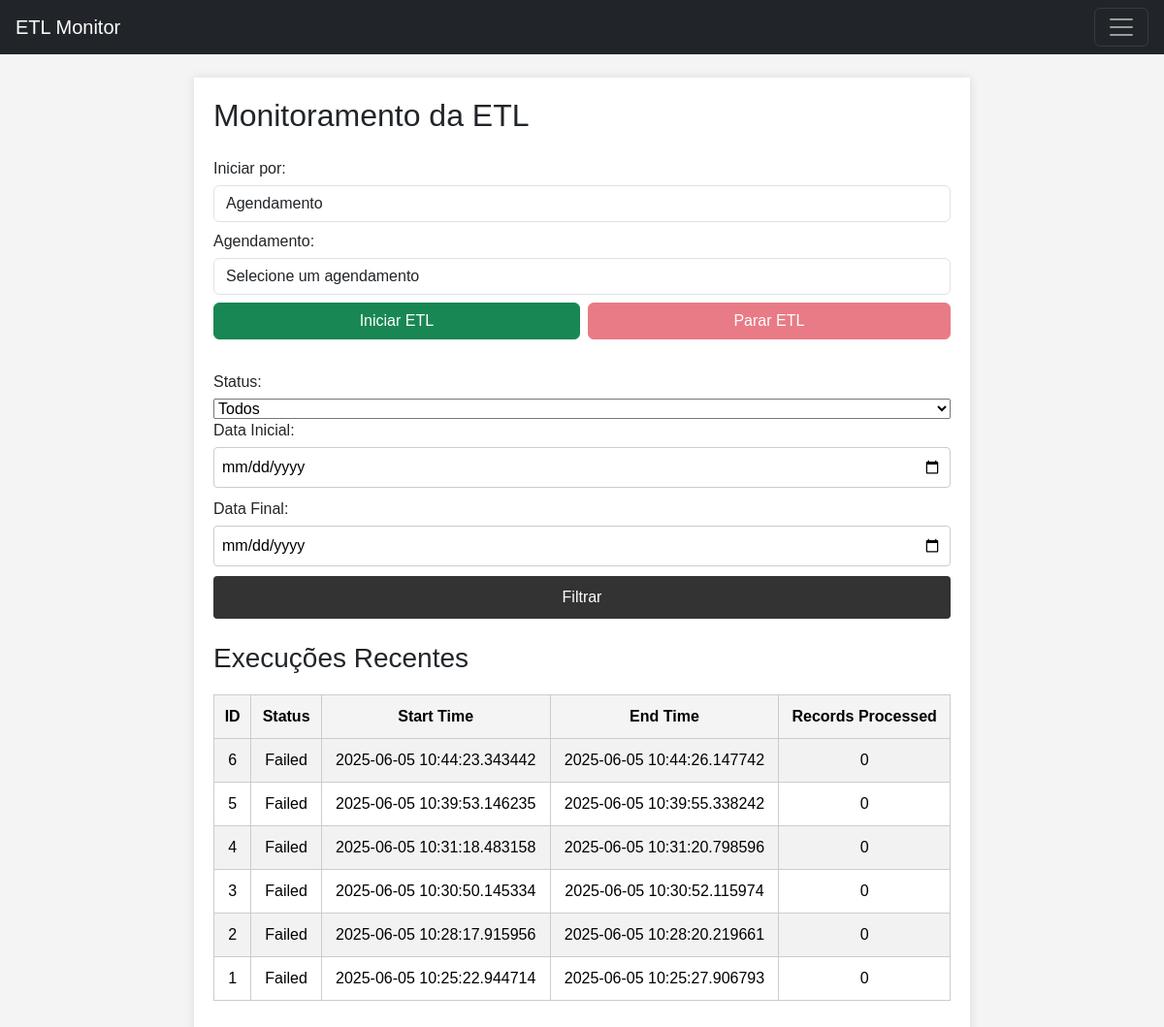
Screenshot of / (signed in) with the database file from the repository.
### database/models.py (models this page shows)
class Execution(db.Model):
    id = db.Column(db.Integer, primary_key=True)
    schedule_id = db.Column(db.Integer, db.ForeignKey('schedule.id', ondelete='SET NULL'))
    user_id = db.Column(db.Integer, db.ForeignKey('user.id', ondelete='CASCADE'), nullable=True)  # Tornar opcional
    start_time = db.Column(db.DateTime, default=datetime.datetime.now)
    end_time = db.Column(db.DateTime, nullable=True)
    status = db.Column(db.String(50), nullable=False)
    records_processed = db.Column(db.Integer, default=0)
    details = db.Column(db.Text)

### web/monitor.py (the view)
@app.route('/')
@login_required
def dashboard():
    status_filter = request.args.get('status')
    start_date = request.args.get('start_date')
    end_date = request.args.get('end_date')
    query = Execution.query.order_by(Execution.start_time.desc())
    if status_filter:
        query = query.filter(Execution.status == status_filter)
    if start_date:
        query = query.filter(Execution.start_time >= datetime.datetime.strptime(start_date, '%Y-%m-%d'))
    if end_date:
        query = query.filter(Execution.start_time <= datetime.datetime.strptime(end_date, '%Y-%m-%d'))
    executions = query.all()
    return render_template('dashboard.html', executions=executions)

### web/monitor.py (called while the page is built)
@login_manager.user_loader
def load_user(user_id):
    return db.session.get(User, int(user_id))

### web/templates/dashboard.html (shortened to what this page needs)
{% extends "base.html" %}
{% block content %}
<div class="dashboard-container">
    <h2 class="mb-4">Monitoramento da ETL</h2>
    <form id="start-etl-form" class="mb-3">
        <div class="form-group">
            <label for="start-mode">Iniciar por:</label>
            <select id="start-mode" class="form-control mb-2" name="start_mode" required>
                <option value="schedule">Agendamento</option>
            </select>
        </div>
        <div id="start-by-schedule">
            <label for="select-schedule">Agendamento:</label>
            <select id="select-schedule" class="form-control mb-2" name="schedule_id">
                <option value="">Selecione um agendamento</option>
            </select>
        </div>
        <div class="d-flex gap-2 mb-3">
            <button id="start-etl" type="submit" class="btn btn-success flex-fill">Iniciar ETL</button>
            <button id="stop-etl" type="button" class="btn btn-danger flex-fill" disabled>Parar ETL</button>
        </div>
    </form>
    <form method="get" action="{{ url_for('dashboard') }}">
        <label for="status">Status:</label>
        <select name="status" id="status">
            <option value="">Todos</option>
        </select>
        <label for="start_date">Data Inicial:</label>
        <input type="date" name="start_date" id="start_date">
        <label for="end_date">Data Final:</label>
        <input type="date" name="end_date" id="end_date">
        <button type="submit">Filtrar</button>
    </form>
    <h3 class="mt-4">Execuções Recentes</h3>
    <table class="table table-striped">
        <thead>
            <tr>
                <th>ID</th>
                <th>Status</th>
                <th>Start Time</th>
                <th>End Time</th>
                <th>Records Processed</th>
            </tr>
        </thead>
        <tbody id="executions-table">
            {% for execution in executions %}
            <tr>
                <td>{{ execution.id }}</td>
                <td>{{ execution.status }}</td>
                <td>{{ execution.start_time }}</td>
                <td>{{ execution.end_time }}</td>
                <td>{{ execution.records_processed }}</td>
            </tr>
            {% endfor %}
        </tbody>
    </table>
</div>
{% endblock %}

### web/templates/base.html (shortened to what this page needs)
<!DOCTYPE html>
<html lang="pt-br">
<head>
    <link href="https://cdn.jsdelivr.net/npm/bootstrap@5.3.3/dist/css/bootstrap.min.css" rel="stylesheet">
    <link rel="stylesheet" href="{{ url_for('static', filename='css/styles.css') }}">
</head>
<body>
    {% include 'partials/_navbar.html' %}
    <div class="container mt-4">
        {% block content %}{% endblock %}
    </div>
</body>
</html>

### web/templates/partials/_navbar.html (shortened to what this page needs)
<nav class="navbar navbar-dark bg-dark px-3">
    <a class="navbar-brand" href="{{ url_for('dashboard') }}">ETL Monitor</a>
    <button class="navbar-toggler ms-auto" type="button" data-bs-toggle="offcanvas" data-bs-target="#offcanvasNavbar"
        aria-controls="offcanvasNavbar" aria-label="Toggle navigation">
        <span class="navbar-toggler-icon"></span>
    </button>
</nav>

### web/static/css/styles.css (style rules this page uses)
body { font-family: Arial, sans-serif; background-color: #f4f4f4; margin: 0; padding: 0; }
nav { background-color: #333; color: #fff; padding: 10px 0; }
.container { max-width: 800px; margin: 20px auto; padding: 20px; background-color: #fff; box-shadow: 0 0 10px rgba(0, 0, 0, 0.1); }
.mt-4 { margin-top: 1.5rem; }
.mb-4 { margin-bottom: 1.5rem; }
h2 { margin-top: 0; }
form { display: flex; flex-direction: column; }
form label { margin-bottom: 5px; }
form input { margin-bottom: 10px; padding: 8px; border: 1px solid #ccc; border-radius: 4px; }
form button { padding: 10px; background-color: #333; color: #fff; border: none; border-radius: 4px; cursor: pointer; }
table { width: 100%; border-collapse: collapse; margin-top: 20px; }
table, th, td { border: 1px solid #ccc; }
th, td { padding: 10px; text-align: left; }
th { background-color: #f4f4f4; }
.table { width: 100%; border-collapse: collapse; margin-top: 20px; }
.table th, .table td { padding: 10px; text-align: center; vertical-align: middle; border: 1px solid #ccc; }
.table th { background-color: #f4f4f4; }
.table-striped tbody tr:nth-of-type(odd) { background-color: #f9f9f9; }
button { padding: 5px 10px; background-color: #333; color: #fff; border: none; border-radius: 4px; cursor: pointer; }
.btn-danger { background-color: #dc3545; border-color: #dc3545; color: #fff; }

### rows the page displays
Execution: id "6", status "Failed", start_time "2025-06-05 10:44:23.343442", end_time "2025-06-05 10:44:26.147742", records_processed "0"
Execution: id "5", status "Failed", start_time "2025-06-05 10:39:53.146235", end_time "2025-06-05 10:39:55.338242", records_processed "0"
Execution: id "4", status "Failed", start_time "2025-06-05 10:31:18.483158", end_time "2025-06-05 10:31:20.798596", records_processed "0"
Execution: id "3", status "Failed", start_time "2025-06-05 10:30:50.145334", end_time "2025-06-05 10:30:52.115974", records_processed "0"
Execution: id "2", status "Failed", start_time "2025-06-05 10:28:17.915956", end_time "2025-06-05 10:28:20.219661", records_processed "0"
Execution: id "1", status "Failed", start_time "2025-06-05 10:25:22.944714", end_time "2025-06-05 10:25:27.906793", records_processed "0"
